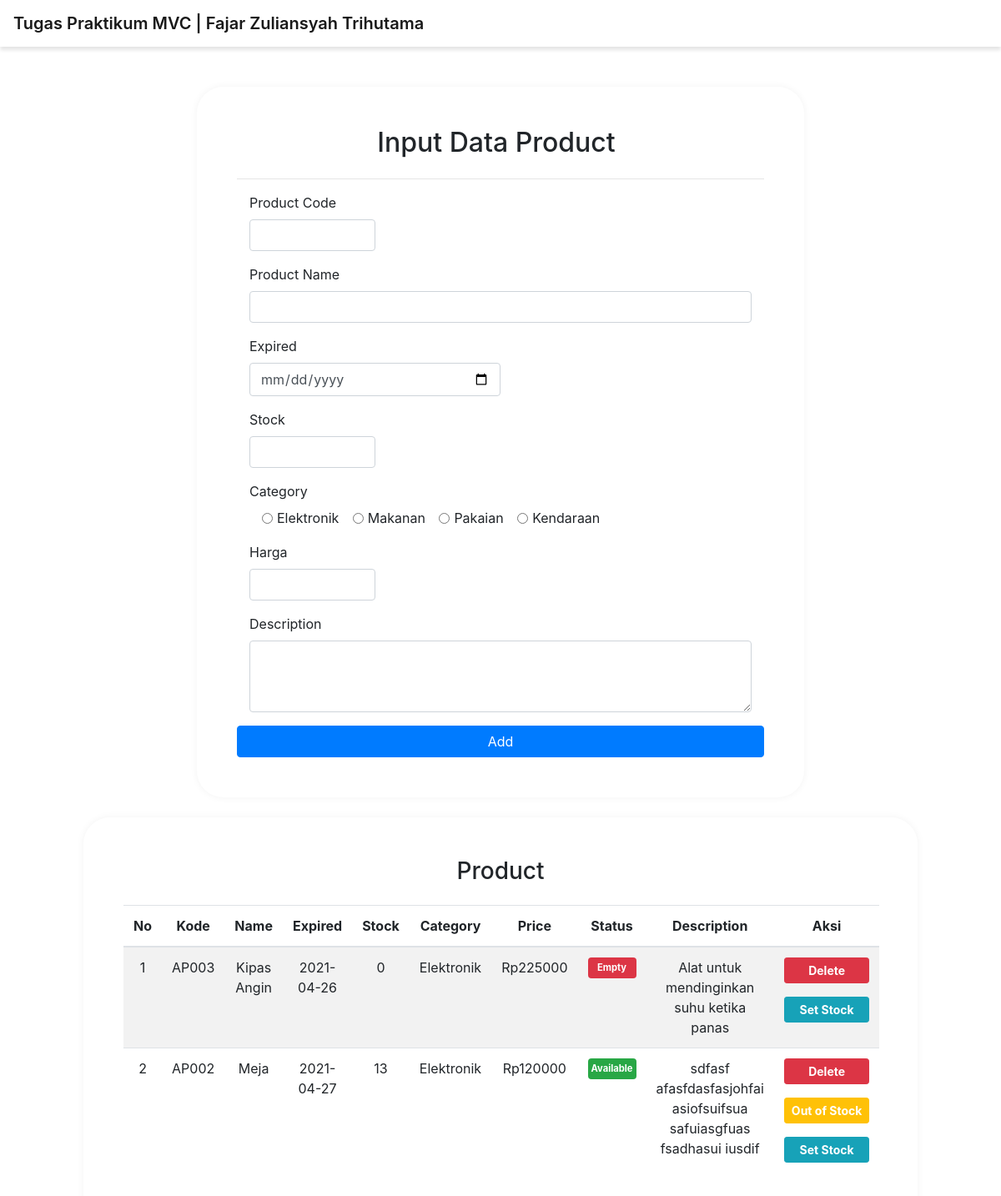
The page / on the database its author committed.
### tables this page shows
CREATE TABLE `produk` (
  `id` int(11) NOT NULL AUTO_INCREMENT,
  `kode_pd` varchar(5) NOT NULL,
  `nama_pd` varchar(255) NOT NULL,
  `stok_pd` int(11) NOT NULL,
  `harga_pd` int(11) NOT NULL,
  `expired_pd` date NOT NULL,
  `kategori_pd` enum('Elektronik','Makanan','Pakaian','Kendaraan') NOT NULL,
  `deskripsi_pd` text DEFAULT NULL,
  `status_pd` int(11) NOT NULL,
  PRIMARY KEY (`id`),
  UNIQUE KEY `kode_pd` (`kode_pd`)
);

### conf.php (called while the page is built)
<?php
$db_host = "localhost";
$db_user = "root";
$db_password = "";
$db_name = "db_produk";

### includes/DB.class.php (called while the page is built, shortened)
<?php
class DB{
	var $db_host = '';
	var $db_user = '';
	var $db_password = '';
	var $db_name = '';
	var $db_link = '';
	var $result = 0;
	function DB($db_host='', $db_user='', $db_password='', $db_name=''){
		$this->db_host = $db_host;
		$this->db_user = $db_user;
		$this->db_password = $db_password;
		$this->db_name = $db_name;
	}
	function open(){
		$this->db_link = mysqli_connect($this->db_host, $this->db_user, $this->db_password, $this->db_name) or die("DB Connection error : " . mysqli_error($this->db_link));
	}
	function execute($query=""){
		$this->result = mysqli_query($this->db_link, $query) or die("Query error : " . mysqli_error($this->db_link));
		return $this->result;
	}
	function getResult(){
		return mysqli_fetch_array($this->result);
	}
}
 ?>

### includes/Produk.class.php (called while the page is built, shortened)
<?php
class Produk extends DB{
	function getProduk(){
		$query = "SELECT * FROM produk";
		return $this->execute($query);
	}
}
?>

### index.php (the view, shortened to what this page needs)
<?php
include("conf.php");
include("includes/Template.class.php");
include("includes/DB.class.php");
include("includes/Produk.class.php");
$produk = new Produk($db_host, $db_user, $db_password, $db_name);
$produk->open();
$produk->getProduk();
$data = null;
$no = 1;
while (list($id, $kode, $tnama, $tstok, $tharga, $texpired, $tkategori, $tdeskripsi, $tstatus) = $produk->getResult()) {
	$tstatus = $tstatus ? 'Available' : 'Empty';
	if ($tstatus !== 'Available') {
		$data .= "<tr>
		<td>" . $no . "</td>
		<td>" . $kode . "</td>
		<td>" . $tnama . "</td>
		<td>" . $texpired . "</td>
		<td>" . $tstok . "</td>
		<td>" . $tkategori . "</td>
		<td> Rp" . $tharga . "</td>
		<td><div class='bg-danger font-weight-bold p-1 text-white rounded' style='font-size: .7em;'>" . $tstatus . "</td>
		<td>" . $tdeskripsi . "</td>
		<td>
		<button class='btn btn-danger btn-sm mb-3 col-md-12'><a href='index.php?id_hapus=" . $kode . "' style='color: white; font-weight: bold;'>Delete</a></button>
		<button class='btn btn-info btn-sm col-md-12' data-toggle='modal' data-target='#modalStock' id='" . $id . "' style='color: white; font-weight: bold;'>Set Stock</button>
		</td>
		</tr>";
		$no++;
	}
	else {
		$data .= "<tr>
		<td>" . $no . "</td>
		<td>" . $kode . "</td>
		<td>" . $tnama . "</td>
		<td>" . $texpired . "</td>
		<td>" . $tstok . "</td>
		<td>" . $tkategori . "</td>
		<td> Rp" . $tharga . "</td>
		<td><div class='bg-success font-weight-bold p-1 text-white rounded' style='font-size: .7em;'>" . $tstatus . "</div></td>
		<td>" . $tdeskripsi . "</td>
		<td>
		<button class='btn btn-sm btn-danger mb-3 col-md-12'><a href='index.php?id_hapus=" . $kode . "' style='color: white; font-weight: bold;'>Delete</a></button>
		<button class='btn btn-sm btn-warning mb-3 col-md-12' ><a href='index.php?id_status=" . $kode .  "' style='color: white; font-weight: bold;'>Out of Stock</a></button>
		<button class='btn btn-info btn-sm col-md-12' data-toggle='modal' data-target='#modalStock' id='". $id ."' style='color: white; font-weight: bold;'>Set Stock</button>
		</td>
		</tr>";
		$no++;
	}
}

### includes/Template.class.php (shortened to what this page needs)
<?php
class Template{
	var $content = '';
	function Template($filename = ''){
		$this->content = implode('', @file($filename));
	}
	function clear(){
		$this->content = preg_replace("/DATA_[A-Z|_|0-9]+/", "", $this->content);
	}
	function write(){
		print $this->content;
	}
	function replace($old = '', $new = ''){
		if(is_int($new)){
			$value = sprintf("%d", $new);
		}elseif(is_float($new)){
			$value = sprintf("%f", $new);
		}elseif(is_array($new)){
			$value = '';
			foreach( $new as $item){
				$value .= $item. '';
			}
		}else{
			$value = $new;
		}
		$this->content = preg_replace("/$old/",  $value, $this->content);
	}
}
 ?>

### rows shown on the page
produk: kode_pd "AP003", nama_pd "Kipas Angin", expired_pd "2021-04-26", stok_pd "0", kategori_pd "Elektronik", harga_pd "225000", status_pd "Empty", deskripsi_pd "Alat untuk mendinginkan suhu ketika panas"
produk: kode_pd "AP002", nama_pd "Meja", expired_pd "2021-04-27", stok_pd "13", kategori_pd "Elektronik", harga_pd "120000", status_pd "Available", deskripsi_pd "sdfasf afasfdasfasjohfai asiofsuifsua safuiasgfuas fsadhasui iusdif"
